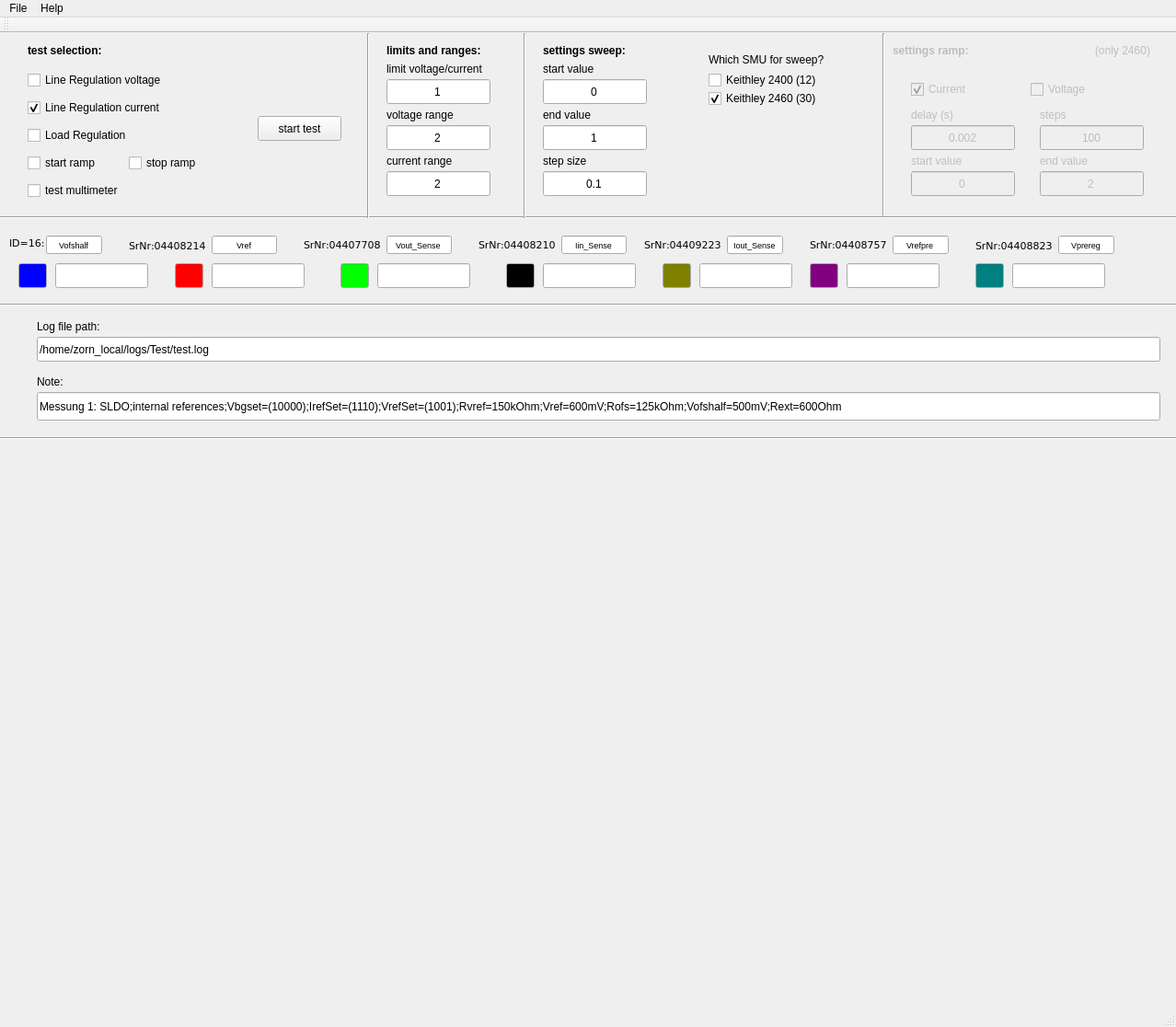
<?xml version="1.0" encoding="UTF-8"?>
<ui version="4.0">
 <class>gpib</class>
 <widget class="QMainWindow" name="gpib">
  <property name="enabled">
   <bool>true</bool>
  </property>
  <property name="geometry">
   <rect>
    <x>0</x>
    <y>0</y>
    <width>1278</width>
    <height>1116</height>
   </rect>
  </property>
  <property name="windowTitle">
   <string>Shuldo-Test 1.1a Fachhochschule Dortmund AG Karagounis</string>
  </property>
  <property name="windowIcon">
   <iconset resource="resources.qrc">
    <normaloff>:/res/commodore.ico</normaloff>:/res/commodore.ico</iconset>
  </property>
  <property name="toolTip">
   <string/>
  </property>
  <property name="toolTipDuration">
   <number>-1</number>
  </property>
  <property name="iconSize">
   <size>
    <width>32</width>
    <height>32</height>
   </size>
  </property>
  <widget class="QWidget" name="centralWidget">
   <widget class="QLineEdit" name="startLE">
    <property name="enabled">
     <bool>true</bool>
    </property>
    <property name="geometry">
     <rect>
      <x>590</x>
      <y>50</y>
      <width>113</width>
      <height>27</height>
     </rect>
    </property>
    <property name="text">
     <string>0</string>
    </property>
    <property name="alignment">
     <set>Qt::AlignCenter</set>
    </property>
   </widget>
   <widget class="QLineEdit" name="endLE">
    <property name="geometry">
     <rect>
      <x>590</x>
      <y>100</y>
      <width>113</width>
      <height>27</height>
     </rect>
    </property>
    <property name="text">
     <string>1</string>
    </property>
    <property name="alignment">
     <set>Qt::AlignCenter</set>
    </property>
   </widget>
   <widget class="QLineEdit" name="stepLE">
    <property name="geometry">
     <rect>
      <x>590</x>
      <y>150</y>
      <width>113</width>
      <height>27</height>
     </rect>
    </property>
    <property name="text">
     <string>0.1</string>
    </property>
    <property name="alignment">
     <set>Qt::AlignCenter</set>
    </property>
   </widget>
   <widget class="QLabel" name="label">
    <property name="geometry">
     <rect>
      <x>590</x>
      <y>30</y>
      <width>101</width>
      <height>17</height>
     </rect>
    </property>
    <property name="text">
     <string>start value</string>
    </property>
   </widget>
   <widget class="QLabel" name="label_2">
    <property name="geometry">
     <rect>
      <x>590</x>
      <y>80</y>
      <width>63</width>
      <height>17</height>
     </rect>
    </property>
    <property name="text">
     <string>end value</string>
    </property>
   </widget>
   <widget class="QLabel" name="label_3">
    <property name="geometry">
     <rect>
      <x>590</x>
      <y>130</y>
      <width>81</width>
      <height>17</height>
     </rect>
    </property>
    <property name="text">
     <string>step size</string>
    </property>
   </widget>
   <widget class="QLabel" name="label_4">
    <property name="geometry">
     <rect>
      <x>10</x>
      <y>220</y>
      <width>41</width>
      <height>17</height>
     </rect>
    </property>
    <property name="font">
     <font>
      <family>DejaVu Sans</family>
      <pointsize>8</pointsize>
     </font>
    </property>
    <property name="text">
     <string>&lt;html&gt;&lt;head/&gt;&lt;body&gt;&lt;p&gt;ID=16:&lt;/p&gt;&lt;/body&gt;&lt;/html&gt;</string>
    </property>
   </widget>
   <widget class="QLineEdit" name="n">
    <property name="geometry">
     <rect>
      <x>40</x>
      <y>330</y>
      <width>1221</width>
      <height>27</height>
     </rect>
    </property>
    <property name="text">
     <string>/home/zorn_local/logs/Test/test.log</string>
    </property>
   </widget>
   <widget class="QLabel" name="label_6">
    <property name="geometry">
     <rect>
      <x>40</x>
      <y>310</y>
      <width>131</width>
      <height>17</height>
     </rect>
    </property>
    <property name="text">
     <string>Log file path:</string>
    </property>
   </widget>
   <widget class="QwtPlot" name="plot">
    <property name="enabled">
     <bool>true</bool>
    </property>
    <property name="geometry">
     <rect>
      <x>30</x>
      <y>470</y>
      <width>1211</width>
      <height>541</height>
     </rect>
    </property>
    <property name="lineWidth">
     <number>3</number>
    </property>
    <property name="canvasBackground">
     <brush brushstyle="SolidPattern">
      <color alpha="255">
       <red>255</red>
       <green>255</green>
       <blue>255</blue>
      </color>
     </brush>
    </property>
   </widget>
   <widget class="QCheckBox" name="cb_k2460">
    <property name="geometry">
     <rect>
      <x>770</x>
      <y>60</y>
      <width>151</width>
      <height>22</height>
     </rect>
    </property>
    <property name="toolTip">
     <string>&lt;html&gt;&lt;head/&gt;&lt;body&gt;&lt;p&gt;Keithley 2460 wird verwendet&lt;/p&gt;&lt;/body&gt;&lt;/html&gt;</string>
    </property>
    <property name="text">
     <string>Keithley 2460 (30)</string>
    </property>
    <property name="checked">
     <bool>true</bool>
    </property>
   </widget>
   <widget class="QCheckBox" name="cb_k2400">
    <property name="geometry">
     <rect>
      <x>770</x>
      <y>40</y>
      <width>151</width>
      <height>22</height>
     </rect>
    </property>
    <property name="toolTip">
     <string>&lt;html&gt;&lt;head/&gt;&lt;body&gt;&lt;p&gt;Keithley 2400 wird verwendet&lt;/p&gt;&lt;/body&gt;&lt;/html&gt;</string>
    </property>
    <property name="text">
     <string>Keithley 2400 (12)</string>
    </property>
    <property name="checked">
     <bool>false</bool>
    </property>
   </widget>
   <widget class="QLabel" name="label_9">
    <property name="geometry">
     <rect>
      <x>770</x>
      <y>20</y>
      <width>161</width>
      <height>17</height>
     </rect>
    </property>
    <property name="text">
     <string>Which SMU for sweep?</string>
    </property>
   </widget>
   <widget class="QLineEdit" name="Notiz_LE">
    <property name="geometry">
     <rect>
      <x>40</x>
      <y>390</y>
      <width>1221</width>
      <height>31</height>
     </rect>
    </property>
    <property name="text">
     <string>Messung 1: SLDO;internal references;Vbgset=(10000);IrefSet=(1110);VrefSet=(1001);Rvref=150kOhm;Vref=600mV;Rofs=125kOhm;Vofshalf=500mV;Rext=600Ohm</string>
    </property>
   </widget>
   <widget class="QLabel" name="label_10">
    <property name="geometry">
     <rect>
      <x>40</x>
      <y>370</y>
      <width>121</width>
      <height>17</height>
     </rect>
    </property>
    <property name="text">
     <string>Note:</string>
    </property>
   </widget>
   <widget class="Line" name="line">
    <property name="geometry">
     <rect>
      <x>0</x>
      <y>430</y>
      <width>1281</width>
      <height>20</height>
     </rect>
    </property>
    <property name="orientation">
     <enum>Qt::Horizontal</enum>
    </property>
   </widget>
   <widget class="Line" name="line_2">
    <property name="geometry">
     <rect>
      <x>950</x>
      <y>0</y>
      <width>20</width>
      <height>201</height>
     </rect>
    </property>
    <property name="orientation">
     <enum>Qt::Vertical</enum>
    </property>
   </widget>
   <widget class="Line" name="line_4">
    <property name="geometry">
     <rect>
      <x>-450</x>
      <y>190</y>
      <width>1741</width>
      <height>20</height>
     </rect>
    </property>
    <property name="orientation">
     <enum>Qt::Horizontal</enum>
    </property>
   </widget>
   <widget class="QLabel" name="label_16">
    <property name="geometry">
     <rect>
      <x>140</x>
      <y>220</y>
      <width>91</width>
      <height>21</height>
     </rect>
    </property>
    <property name="font">
     <font>
      <family>DejaVu Sans</family>
      <pointsize>8</pointsize>
     </font>
    </property>
    <property name="text">
     <string>SrNr:04408214</string>
    </property>
   </widget>
   <widget class="QLabel" name="label_17">
    <property name="geometry">
     <rect>
      <x>330</x>
      <y>220</y>
      <width>91</width>
      <height>20</height>
     </rect>
    </property>
    <property name="font">
     <font>
      <family>DejaVu Sans</family>
      <pointsize>8</pointsize>
     </font>
    </property>
    <property name="text">
     <string>SrNr:04407708</string>
    </property>
   </widget>
   <widget class="QLabel" name="label_18">
    <property name="geometry">
     <rect>
      <x>520</x>
      <y>220</y>
      <width>91</width>
      <height>20</height>
     </rect>
    </property>
    <property name="font">
     <font>
      <family>DejaVu Sans</family>
      <pointsize>8</pointsize>
     </font>
    </property>
    <property name="text">
     <string>SrNr:04408210</string>
    </property>
   </widget>
   <widget class="QLabel" name="label_20">
    <property name="geometry">
     <rect>
      <x>880</x>
      <y>220</y>
      <width>91</width>
      <height>20</height>
     </rect>
    </property>
    <property name="font">
     <font>
      <family>DejaVu Sans</family>
      <pointsize>8</pointsize>
     </font>
    </property>
    <property name="text">
     <string>SrNr:04408757</string>
    </property>
   </widget>
   <widget class="QLabel" name="label_21">
    <property name="geometry">
     <rect>
      <x>700</x>
      <y>220</y>
      <width>91</width>
      <height>20</height>
     </rect>
    </property>
    <property name="font">
     <font>
      <family>DejaVu Sans</family>
      <pointsize>8</pointsize>
     </font>
    </property>
    <property name="text">
     <string>SrNr:04409223</string>
    </property>
   </widget>
   <widget class="QLabel" name="label_22">
    <property name="geometry">
     <rect>
      <x>1060</x>
      <y>220</y>
      <width>91</width>
      <height>21</height>
     </rect>
    </property>
    <property name="font">
     <font>
      <family>DejaVu Sans</family>
      <pointsize>8</pointsize>
     </font>
    </property>
    <property name="text">
     <string>SrNr:04408823</string>
    </property>
   </widget>
   <widget class="QLineEdit" name="channel_names_le_16">
    <property name="geometry">
     <rect>
      <x>50</x>
      <y>220</y>
      <width>61</width>
      <height>20</height>
     </rect>
    </property>
    <property name="font">
     <font>
      <pointsize>7</pointsize>
     </font>
    </property>
    <property name="text">
     <string>Vofshalf</string>
    </property>
    <property name="alignment">
     <set>Qt::AlignCenter</set>
    </property>
   </widget>
   <widget class="QLineEdit" name="channel_names_le_18">
    <property name="geometry">
     <rect>
      <x>420</x>
      <y>220</y>
      <width>71</width>
      <height>20</height>
     </rect>
    </property>
    <property name="font">
     <font>
      <pointsize>7</pointsize>
     </font>
    </property>
    <property name="text">
     <string>Vout_Sense</string>
    </property>
    <property name="alignment">
     <set>Qt::AlignCenter</set>
    </property>
   </widget>
   <widget class="QLineEdit" name="channel_names_le_20">
    <property name="geometry">
     <rect>
      <x>790</x>
      <y>220</y>
      <width>61</width>
      <height>20</height>
     </rect>
    </property>
    <property name="font">
     <font>
      <pointsize>7</pointsize>
     </font>
    </property>
    <property name="text">
     <string>Iout_Sense</string>
    </property>
    <property name="alignment">
     <set>Qt::AlignCenter</set>
    </property>
   </widget>
   <widget class="QLineEdit" name="channel_names_le_22">
    <property name="geometry">
     <rect>
      <x>1150</x>
      <y>220</y>
      <width>61</width>
      <height>20</height>
     </rect>
    </property>
    <property name="font">
     <font>
      <pointsize>7</pointsize>
     </font>
    </property>
    <property name="text">
     <string>Vprereg</string>
    </property>
    <property name="alignment">
     <set>Qt::AlignCenter</set>
    </property>
   </widget>
   <widget class="QLineEdit" name="channel_names_le_17">
    <property name="geometry">
     <rect>
      <x>230</x>
      <y>220</y>
      <width>71</width>
      <height>20</height>
     </rect>
    </property>
    <property name="font">
     <font>
      <pointsize>7</pointsize>
     </font>
    </property>
    <property name="text">
     <string>Vref</string>
    </property>
    <property name="alignment">
     <set>Qt::AlignCenter</set>
    </property>
   </widget>
   <widget class="QLineEdit" name="channel_names_le_19">
    <property name="geometry">
     <rect>
      <x>610</x>
      <y>220</y>
      <width>71</width>
      <height>20</height>
     </rect>
    </property>
    <property name="font">
     <font>
      <pointsize>7</pointsize>
     </font>
    </property>
    <property name="text">
     <string>Iin_Sense</string>
    </property>
    <property name="alignment">
     <set>Qt::AlignCenter</set>
    </property>
   </widget>
   <widget class="QLineEdit" name="channel_names_le_21">
    <property name="geometry">
     <rect>
      <x>970</x>
      <y>220</y>
      <width>61</width>
      <height>20</height>
     </rect>
    </property>
    <property name="font">
     <font>
      <pointsize>7</pointsize>
     </font>
    </property>
    <property name="text">
     <string>Vrefpre</string>
    </property>
    <property name="alignment">
     <set>Qt::AlignCenter</set>
    </property>
   </widget>
   <widget class="QLabel" name="label_23">
    <property name="enabled">
     <bool>false</bool>
    </property>
    <property name="geometry">
     <rect>
      <x>970</x>
      <y>10</y>
      <width>131</width>
      <height>17</height>
     </rect>
    </property>
    <property name="font">
     <font>
      <weight>75</weight>
      <bold>true</bold>
     </font>
    </property>
    <property name="text">
     <string>settings ramp:</string>
    </property>
   </widget>
   <widget class="QLineEdit" name="ramp_delay_le">
    <property name="enabled">
     <bool>false</bool>
    </property>
    <property name="geometry">
     <rect>
      <x>990</x>
      <y>100</y>
      <width>113</width>
      <height>27</height>
     </rect>
    </property>
    <property name="text">
     <string>0.002</string>
    </property>
    <property name="alignment">
     <set>Qt::AlignCenter</set>
    </property>
   </widget>
   <widget class="QLineEdit" name="ramp_start_le">
    <property name="enabled">
     <bool>false</bool>
    </property>
    <property name="geometry">
     <rect>
      <x>990</x>
      <y>150</y>
      <width>113</width>
      <height>27</height>
     </rect>
    </property>
    <property name="text">
     <string>0</string>
    </property>
    <property name="alignment">
     <set>Qt::AlignCenter</set>
    </property>
   </widget>
   <widget class="QLineEdit" name="ramp_step_le">
    <property name="enabled">
     <bool>false</bool>
    </property>
    <property name="geometry">
     <rect>
      <x>1130</x>
      <y>100</y>
      <width>113</width>
      <height>27</height>
     </rect>
    </property>
    <property name="text">
     <string>100</string>
    </property>
    <property name="alignment">
     <set>Qt::AlignCenter</set>
    </property>
   </widget>
   <widget class="QLineEdit" name="ramp_end_le">
    <property name="enabled">
     <bool>false</bool>
    </property>
    <property name="geometry">
     <rect>
      <x>1130</x>
      <y>150</y>
      <width>113</width>
      <height>27</height>
     </rect>
    </property>
    <property name="text">
     <string>2</string>
    </property>
    <property name="alignment">
     <set>Qt::AlignCenter</set>
    </property>
   </widget>
   <widget class="QCheckBox" name="cb_ramp_current">
    <property name="enabled">
     <bool>false</bool>
    </property>
    <property name="geometry">
     <rect>
      <x>990</x>
      <y>50</y>
      <width>151</width>
      <height>22</height>
     </rect>
    </property>
    <property name="toolTip">
     <string>&lt;html&gt;&lt;head/&gt;&lt;body&gt;&lt;p&gt;Keithley 2400 wird verwendet&lt;/p&gt;&lt;/body&gt;&lt;/html&gt;</string>
    </property>
    <property name="text">
     <string>Current</string>
    </property>
    <property name="checked">
     <bool>true</bool>
    </property>
   </widget>
   <widget class="QCheckBox" name="cb_ramp_voltage">
    <property name="enabled">
     <bool>false</bool>
    </property>
    <property name="geometry">
     <rect>
      <x>1120</x>
      <y>50</y>
      <width>151</width>
      <height>22</height>
     </rect>
    </property>
    <property name="toolTip">
     <string>&lt;html&gt;&lt;head/&gt;&lt;body&gt;&lt;p&gt;Keithley 2400 wird verwendet&lt;/p&gt;&lt;/body&gt;&lt;/html&gt;</string>
    </property>
    <property name="text">
     <string>Voltage</string>
    </property>
    <property name="checked">
     <bool>false</bool>
    </property>
   </widget>
   <widget class="QLabel" name="label_24">
    <property name="enabled">
     <bool>false</bool>
    </property>
    <property name="geometry">
     <rect>
      <x>990</x>
      <y>80</y>
      <width>131</width>
      <height>17</height>
     </rect>
    </property>
    <property name="text">
     <string>delay (s)</string>
    </property>
   </widget>
   <widget class="QLabel" name="label_25">
    <property name="enabled">
     <bool>false</bool>
    </property>
    <property name="geometry">
     <rect>
      <x>1130</x>
      <y>130</y>
      <width>131</width>
      <height>17</height>
     </rect>
    </property>
    <property name="text">
     <string>end value</string>
    </property>
   </widget>
   <widget class="QLabel" name="label_26">
    <property name="enabled">
     <bool>false</bool>
    </property>
    <property name="geometry">
     <rect>
      <x>990</x>
      <y>130</y>
      <width>131</width>
      <height>17</height>
     </rect>
    </property>
    <property name="text">
     <string>start value</string>
    </property>
   </widget>
   <widget class="QLabel" name="label_27">
    <property name="enabled">
     <bool>false</bool>
    </property>
    <property name="geometry">
     <rect>
      <x>1130</x>
      <y>80</y>
      <width>131</width>
      <height>17</height>
     </rect>
    </property>
    <property name="text">
     <string>steps</string>
    </property>
   </widget>
   <widget class="QLabel" name="label_28">
    <property name="enabled">
     <bool>false</bool>
    </property>
    <property name="geometry">
     <rect>
      <x>1190</x>
      <y>10</y>
      <width>131</width>
      <height>17</height>
     </rect>
    </property>
    <property name="text">
     <string>(only 2460)</string>
    </property>
   </widget>
   <widget class="QPushButton" name="start_button">
    <property name="enabled">
     <bool>true</bool>
    </property>
    <property name="geometry">
     <rect>
      <x>280</x>
      <y>90</y>
      <width>91</width>
      <height>27</height>
     </rect>
    </property>
    <property name="toolTip">
     <string/>
    </property>
    <property name="text">
     <string>start test</string>
    </property>
   </widget>
   <widget class="Line" name="line_3">
    <property name="geometry">
     <rect>
      <x>0</x>
      <y>280</y>
      <width>1281</width>
      <height>31</height>
     </rect>
    </property>
    <property name="orientation">
     <enum>Qt::Horizontal</enum>
    </property>
   </widget>
   <widget class="QLabel" name="label_29">
    <property name="geometry">
     <rect>
      <x>590</x>
      <y>10</y>
      <width>131</width>
      <height>17</height>
     </rect>
    </property>
    <property name="font">
     <font>
      <weight>75</weight>
      <bold>true</bold>
     </font>
    </property>
    <property name="text">
     <string>settings sweep:</string>
    </property>
   </widget>
   <widget class="Line" name="line_5">
    <property name="geometry">
     <rect>
      <x>390</x>
      <y>0</y>
      <width>20</width>
      <height>201</height>
     </rect>
    </property>
    <property name="orientation">
     <enum>Qt::Vertical</enum>
    </property>
   </widget>
   <widget class="QLabel" name="label_30">
    <property name="geometry">
     <rect>
      <x>30</x>
      <y>10</y>
      <width>131</width>
      <height>17</height>
     </rect>
    </property>
    <property name="font">
     <font>
      <weight>75</weight>
      <bold>true</bold>
     </font>
    </property>
    <property name="text">
     <string>test selection:</string>
    </property>
   </widget>
   <widget class="QCheckBox" name="cb_linereg_vol">
    <property name="geometry">
     <rect>
      <x>30</x>
      <y>40</y>
      <width>181</width>
      <height>22</height>
     </rect>
    </property>
    <property name="toolTip">
     <string/>
    </property>
    <property name="text">
     <string>Line Regulation voltage</string>
    </property>
    <property name="checked">
     <bool>false</bool>
    </property>
   </widget>
   <widget class="QCheckBox" name="cb_linereg_curr">
    <property name="geometry">
     <rect>
      <x>30</x>
      <y>70</y>
      <width>181</width>
      <height>22</height>
     </rect>
    </property>
    <property name="toolTip">
     <string/>
    </property>
    <property name="text">
     <string>Line Regulation current</string>
    </property>
    <property name="checked">
     <bool>true</bool>
    </property>
   </widget>
   <widget class="QCheckBox" name="cb_loadreg">
    <property name="geometry">
     <rect>
      <x>30</x>
      <y>100</y>
      <width>151</width>
      <height>22</height>
     </rect>
    </property>
    <property name="toolTip">
     <string/>
    </property>
    <property name="text">
     <string>Load Regulation</string>
    </property>
    <property name="checked">
     <bool>false</bool>
    </property>
   </widget>
   <widget class="QCheckBox" name="cb_start_ramp">
    <property name="geometry">
     <rect>
      <x>30</x>
      <y>130</y>
      <width>151</width>
      <height>22</height>
     </rect>
    </property>
    <property name="toolTip">
     <string/>
    </property>
    <property name="text">
     <string>start ramp</string>
    </property>
    <property name="checked">
     <bool>false</bool>
    </property>
   </widget>
   <widget class="QCheckBox" name="cb_test_mult">
    <property name="geometry">
     <rect>
      <x>30</x>
      <y>160</y>
      <width>151</width>
      <height>22</height>
     </rect>
    </property>
    <property name="toolTip">
     <string/>
    </property>
    <property name="text">
     <string>test multimeter</string>
    </property>
    <property name="checked">
     <bool>false</bool>
    </property>
   </widget>
   <widget class="QLineEdit" name="outkeith">
    <property name="geometry">
     <rect>
      <x>60</x>
      <y>250</y>
      <width>101</width>
      <height>27</height>
     </rect>
    </property>
    <property name="text">
     <string/>
    </property>
   </widget>
   <widget class="QLineEdit" name="outkeith2">
    <property name="geometry">
     <rect>
      <x>230</x>
      <y>250</y>
      <width>101</width>
      <height>27</height>
     </rect>
    </property>
    <property name="text">
     <string/>
    </property>
   </widget>
   <widget class="QLineEdit" name="outkeith3">
    <property name="geometry">
     <rect>
      <x>410</x>
      <y>250</y>
      <width>101</width>
      <height>27</height>
     </rect>
    </property>
    <property name="text">
     <string/>
    </property>
   </widget>
   <widget class="QLineEdit" name="outkeith4">
    <property name="geometry">
     <rect>
      <x>590</x>
      <y>250</y>
      <width>101</width>
      <height>27</height>
     </rect>
    </property>
    <property name="text">
     <string/>
    </property>
   </widget>
   <widget class="QLineEdit" name="outkeith5">
    <property name="geometry">
     <rect>
      <x>760</x>
      <y>250</y>
      <width>101</width>
      <height>27</height>
     </rect>
    </property>
    <property name="text">
     <string/>
    </property>
   </widget>
   <widget class="QLineEdit" name="outkeith6">
    <property name="geometry">
     <rect>
      <x>920</x>
      <y>250</y>
      <width>101</width>
      <height>27</height>
     </rect>
    </property>
    <property name="text">
     <string/>
    </property>
   </widget>
   <widget class="QLineEdit" name="outkeith7">
    <property name="geometry">
     <rect>
      <x>1100</x>
      <y>250</y>
      <width>101</width>
      <height>27</height>
     </rect>
    </property>
    <property name="text">
     <string/>
    </property>
   </widget>
   <widget class="QLineEdit" name="keith1_color">
    <property name="geometry">
     <rect>
      <x>20</x>
      <y>250</y>
      <width>31</width>
      <height>27</height>
     </rect>
    </property>
    <property name="palette">
     <palette>
      <active>
       <colorrole role="WindowText">
        <brush brushstyle="SolidPattern">
         <color alpha="255">
          <red>0</red>
          <green>0</green>
          <blue>0</blue>
         </color>
        </brush>
       </colorrole>
       <colorrole role="Button">
        <brush brushstyle="SolidPattern">
         <color alpha="255">
          <red>235</red>
          <green>235</green>
          <blue>237</blue>
         </color>
        </brush>
       </colorrole>
       <colorrole role="Light">
        <brush brushstyle="SolidPattern">
         <color alpha="255">
          <red>255</red>
          <green>255</green>
          <blue>255</blue>
         </color>
        </brush>
       </colorrole>
       <colorrole role="Midlight">
        <brush brushstyle="SolidPattern">
         <color alpha="255">
          <red>245</red>
          <green>245</green>
          <blue>246</blue>
         </color>
        </brush>
       </colorrole>
       <colorrole role="Dark">
        <brush brushstyle="SolidPattern">
         <color alpha="255">
          <red>117</red>
          <green>117</green>
          <blue>118</blue>
         </color>
        </brush>
       </colorrole>
       <colorrole role="Mid">
        <brush brushstyle="SolidPattern">
         <color alpha="255">
          <red>157</red>
          <green>157</green>
          <blue>158</blue>
         </color>
        </brush>
       </colorrole>
       <colorrole role="Text">
        <brush brushstyle="SolidPattern">
         <color alpha="255">
          <red>0</red>
          <green>0</green>
          <blue>0</blue>
         </color>
        </brush>
       </colorrole>
       <colorrole role="BrightText">
        <brush brushstyle="SolidPattern">
         <color alpha="255">
          <red>255</red>
          <green>255</green>
          <blue>255</blue>
         </color>
        </brush>
       </colorrole>
       <colorrole role="ButtonText">
        <brush brushstyle="SolidPattern">
         <color alpha="255">
          <red>0</red>
          <green>0</green>
          <blue>0</blue>
         </color>
        </brush>
       </colorrole>
       <colorrole role="Base">
        <brush brushstyle="SolidPattern">
         <color alpha="255">
          <red>0</red>
          <green>0</green>
          <blue>255</blue>
         </color>
        </brush>
       </colorrole>
       <colorrole role="Window">
        <brush brushstyle="SolidPattern">
         <color alpha="255">
          <red>235</red>
          <green>235</green>
          <blue>237</blue>
         </color>
        </brush>
       </colorrole>
       <colorrole role="Shadow">
        <brush brushstyle="SolidPattern">
         <color alpha="255">
          <red>0</red>
          <green>0</green>
          <blue>0</blue>
         </color>
        </brush>
       </colorrole>
       <colorrole role="AlternateBase">
        <brush brushstyle="SolidPattern">
         <color alpha="255">
          <red>245</red>
          <green>245</green>
          <blue>246</blue>
         </color>
        </brush>
       </colorrole>
       <colorrole role="ToolTipBase">
        <brush brushstyle="SolidPattern">
         <color alpha="255">
          <red>255</red>
          <green>255</green>
          <blue>220</blue>
         </color>
        </brush>
       </colorrole>
       <colorrole role="ToolTipText">
        <brush brushstyle="SolidPattern">
         <color alpha="255">
          <red>0</red>
          <green>0</green>
          <blue>0</blue>
         </color>
        </brush>
       </colorrole>
      </active>
      <inactive>
       <colorrole role="WindowText">
        <brush brushstyle="SolidPattern">
         <color alpha="255">
          <red>0</red>
          <green>0</green>
          <blue>0</blue>
         </color>
        </brush>
       </colorrole>
       <colorrole role="Button">
        <brush brushstyle="SolidPattern">
         <color alpha="255">
          <red>235</red>
          <green>235</green>
          <blue>237</blue>
         </color>
        </brush>
       </colorrole>
       <colorrole role="Light">
        <brush brushstyle="SolidPattern">
         <color alpha="255">
          <red>255</red>
          <green>255</green>
          <blue>255</blue>
         </color>
        </brush>
       </colorrole>
       <colorrole role="Midlight">
        <brush brushstyle="SolidPattern">
         <color alpha="255">
          <red>245</red>
          <green>245</green>
          <blue>246</blue>
         </color>
        </brush>
       </colorrole>
       <colorrole role="Dark">
        <brush brushstyle="SolidPattern">
         <color alpha="255">
          <red>117</red>
          <green>117</green>
          <blue>118</blue>
         </color>
        </brush>
       </colorrole>
       <colorrole role="Mid">
        <brush brushstyle="SolidPattern">
         <color alpha="255">
          <red>157</red>
          <green>157</green>
          <blue>158</blue>
         </color>
        </brush>
       </colorrole>
       <colorrole role="Text">
        <brush brushstyle="SolidPattern">
         <color alpha="255">
          <red>0</red>
          <green>0</green>
          <blue>0</blue>
         </color>
        </brush>
       </colorrole>
       <colorrole role="BrightText">
        <brush brushstyle="SolidPattern">
         <color alpha="255">
          <red>255</red>
          <green>255</green>
          <blue>255</blue>
         </color>
        </brush>
       </colorrole>
       <colorrole role="ButtonText">
        <brush brushstyle="SolidPattern">
         <color alpha="255">
          <red>0</red>
          <green>0</green>
          <blue>0</blue>
         </color>
        </brush>
       </colorrole>
       <colorrole role="Base">
        <brush brushstyle="SolidPattern">
         <color alpha="255">
          <red>0</red>
          <green>0</green>
          <blue>255</blue>
         </color>
        </brush>
       </colorrole>
       <colorrole role="Window">
        <brush brushstyle="SolidPattern">
         <color alpha="255">
          <red>235</red>
          <green>235</green>
          <blue>237</blue>
         </color>
        </brush>
       </colorrole>
       <colorrole role="Shadow">
        <brush brushstyle="SolidPattern">
         <color alpha="255">
          <red>0</red>
          <green>0</green>
          <blue>0</blue>
         </color>
        </brush>
       </colorrole>
       <colorrole role="AlternateBase">
        <brush brushstyle="SolidPattern">
         <color alpha="255">
          <red>245</red>
          <green>245</green>
          <blue>246</blue>
         </color>
        </brush>
       </colorrole>
       <colorrole role="ToolTipBase">
        <brush brushstyle="SolidPattern">
         <color alpha="255">
          <red>255</red>
          <green>255</green>
          <blue>220</blue>
         </color>
        </brush>
       </colorrole>
       <colorrole role="ToolTipText">
        <brush brushstyle="SolidPattern">
         <color alpha="255">
          <red>0</red>
          <green>0</green>
          <blue>0</blue>
         </color>
        </brush>
       </colorrole>
      </inactive>
      <disabled>
       <colorrole role="WindowText">
        <brush brushstyle="SolidPattern">
         <color alpha="255">
          <red>117</red>
          <green>117</green>
          <blue>118</blue>
         </color>
        </brush>
       </colorrole>
       <colorrole role="Button">
        <brush brushstyle="SolidPattern">
         <color alpha="255">
          <red>235</red>
          <green>235</green>
          <blue>237</blue>
         </color>
        </brush>
       </colorrole>
       <colorrole role="Light">
        <brush brushstyle="SolidPattern">
         <color alpha="255">
          <red>255</red>
          <green>255</green>
          <blue>255</blue>
         </color>
        </brush>
       </colorrole>
       <colorrole role="Midlight">
        <brush brushstyle="SolidPattern">
         <color alpha="255">
          <red>245</red>
          <green>245</green>
          <blue>246</blue>
         </color>
        </brush>
       </colorrole>
       <colorrole role="Dark">
        <brush brushstyle="SolidPattern">
         <color alpha="255">
          <red>117</red>
          <green>117</green>
          <blue>118</blue>
         </color>
        </brush>
       </colorrole>
       <colorrole role="Mid">
        <brush brushstyle="SolidPattern">
         <color alpha="255">
          <red>157</red>
          <green>157</green>
          <blue>158</blue>
         </color>
        </brush>
       </colorrole>
       <colorrole role="Text">
        <brush brushstyle="SolidPattern">
         <color alpha="255">
          <red>117</red>
          <green>117</green>
          <blue>118</blue>
         </color>
        </brush>
       </colorrole>
       <colorrole role="BrightText">
        <brush brushstyle="SolidPattern">
         <color alpha="255">
          <red>255</red>
          <green>255</green>
          <blue>255</blue>
         </color>
        </brush>
       </colorrole>
       <colorrole role="ButtonText">
        <brush brushstyle="SolidPattern">
         <color alpha="255">
          <red>117</red>
          <green>117</green>
          <blue>118</blue>
         </color>
        </brush>
       </colorrole>
       <colorrole role="Base">
        <brush brushstyle="SolidPattern">
         <color alpha="255">
          <red>235</red>
          <green>235</green>
          <blue>237</blue>
         </color>
        </brush>
       </colorrole>
       <colorrole role="Window">
        <brush brushstyle="SolidPattern">
         <color alpha="255">
          <red>235</red>
          <green>235</green>
          <blue>237</blue>
         </color>
        </brush>
       </colorrole>
       <colorrole role="Shadow">
        <brush brushstyle="SolidPattern">
         <color alpha="255">
          <red>0</red>
          <green>0</green>
          <blue>0</blue>
         </color>
        </brush>
       </colorrole>
       <colorrole role="AlternateBase">
        <brush brushstyle="SolidPattern">
         <color alpha="255">
          <red>235</red>
          <green>235</green>
          <blue>237</blue>
         </color>
        </brush>
       </colorrole>
       <colorrole role="ToolTipBase">
        <brush brushstyle="SolidPattern">
         <color alpha="255">
          <red>255</red>
          <green>255</green>
          <blue>220</blue>
         </color>
        </brush>
       </colorrole>
       <colorrole role="ToolTipText">
        <brush brushstyle="SolidPattern">
         <color alpha="255">
          <red>0</red>
          <green>0</green>
          <blue>0</blue>
         </color>
        </brush>
       </colorrole>
      </disabled>
     </palette>
    </property>
    <property name="text">
     <string/>
    </property>
   </widget>
   <widget class="QLineEdit" name="keith1_color_2">
    <property name="geometry">
     <rect>
      <x>190</x>
      <y>250</y>
      <width>31</width>
      <height>27</height>
     </rect>
    </property>
    <property name="palette">
     <palette>
      <active>
       <colorrole role="Base">
        <brush brushstyle="SolidPattern">
         <color alpha="255">
          <red>255</red>
          <green>0</green>
          <blue>0</blue>
         </color>
        </brush>
       </colorrole>
      </active>
      <inactive>
       <colorrole role="Base">
        <brush brushstyle="SolidPattern">
         <color alpha="255">
          <red>255</red>
          <green>0</green>
          <blue>0</blue>
         </color>
        </brush>
       </colorrole>
      </inactive>
      <disabled>
       <colorrole role="Base">
        <brush brushstyle="SolidPattern">
         <color alpha="255">
          <red>255</red>
          <green>255</green>
          <blue>255</blue>
         </color>
        </brush>
       </colorrole>
      </disabled>
     </palette>
    </property>
    <property name="text">
     <string/>
    </property>
   </widget>
   <widget class="QLineEdit" name="keith1_color_3">
    <property name="geometry">
     <rect>
      <x>370</x>
      <y>250</y>
      <width>31</width>
      <height>27</height>
     </rect>
    </property>
    <property name="palette">
     <palette>
      <active>
       <colorrole role="Base">
        <brush brushstyle="SolidPattern">
         <color alpha="255">
          <red>0</red>
          <green>255</green>
          <blue>0</blue>
         </color>
        </brush>
       </colorrole>
      </active>
      <inactive>
       <colorrole role="Base">
        <brush brushstyle="SolidPattern">
         <color alpha="255">
          <red>0</red>
          <green>255</green>
          <blue>0</blue>
         </color>
        </brush>
       </colorrole>
      </inactive>
      <disabled>
       <colorrole role="Base">
        <brush brushstyle="SolidPattern">
         <color alpha="255">
          <red>255</red>
          <green>255</green>
          <blue>255</blue>
         </color>
        </brush>
       </colorrole>
      </disabled>
     </palette>
    </property>
    <property name="text">
     <string/>
    </property>
   </widget>
   <widget class="QLineEdit" name="keith1_color_4">
    <property name="geometry">
     <rect>
      <x>550</x>
      <y>250</y>
      <width>31</width>
      <height>27</height>
     </rect>
    </property>
    <property name="palette">
     <palette>
      <active>
       <colorrole role="Base">
        <brush brushstyle="SolidPattern">
         <color alpha="255">
          <red>0</red>
          <green>0</green>
          <blue>0</blue>
         </color>
        </brush>
       </colorrole>
      </active>
      <inactive>
       <colorrole role="Base">
        <brush brushstyle="SolidPattern">
         <color alpha="255">
          <red>0</red>
          <green>0</green>
          <blue>0</blue>
         </color>
        </brush>
       </colorrole>
      </inactive>
      <disabled>
       <colorrole role="Base">
        <brush brushstyle="SolidPattern">
         <color alpha="255">
          <red>255</red>
          <green>255</green>
          <blue>255</blue>
         </color>
        </brush>
       </colorrole>
      </disabled>
     </palette>
    </property>
    <property name="text">
     <string/>
    </property>
   </widget>
   <widget class="QLineEdit" name="keith1_color_5">
    <property name="geometry">
     <rect>
      <x>720</x>
      <y>250</y>
      <width>31</width>
      <height>27</height>
     </rect>
    </property>
    <property name="palette">
     <palette>
      <active>
       <colorrole role="Base">
        <brush brushstyle="SolidPattern">
         <color alpha="255">
          <red>128</red>
          <green>128</green>
          <blue>0</blue>
         </color>
        </brush>
       </colorrole>
      </active>
      <inactive>
       <colorrole role="Base">
        <brush brushstyle="SolidPattern">
         <color alpha="255">
          <red>128</red>
          <green>128</green>
          <blue>0</blue>
         </color>
        </brush>
       </colorrole>
      </inactive>
      <disabled>
       <colorrole role="Base">
        <brush brushstyle="SolidPattern">
         <color alpha="255">
          <red>255</red>
          <green>255</green>
          <blue>255</blue>
         </color>
        </brush>
       </colorrole>
      </disabled>
     </palette>
    </property>
    <property name="text">
     <string/>
    </property>
   </widget>
   <widget class="QLineEdit" name="keith1_color_6">
    <property name="geometry">
     <rect>
      <x>880</x>
      <y>250</y>
      <width>31</width>
      <height>27</height>
     </rect>
    </property>
    <property name="palette">
     <palette>
      <active>
       <colorrole role="Base">
        <brush brushstyle="SolidPattern">
         <color alpha="255">
          <red>128</red>
          <green>0</green>
          <blue>128</blue>
         </color>
        </brush>
       </colorrole>
      </active>
      <inactive>
       <colorrole role="Base">
        <brush brushstyle="SolidPattern">
         <color alpha="255">
          <red>128</red>
          <green>0</green>
          <blue>128</blue>
         </color>
        </brush>
       </colorrole>
      </inactive>
      <disabled>
       <colorrole role="Base">
        <brush brushstyle="SolidPattern">
         <color alpha="255">
          <red>255</red>
          <green>255</green>
          <blue>255</blue>
         </color>
        </brush>
       </colorrole>
      </disabled>
     </palette>
    </property>
    <property name="text">
     <string/>
    </property>
   </widget>
   <widget class="QLineEdit" name="keith1_color_7">
    <property name="geometry">
     <rect>
      <x>1060</x>
      <y>250</y>
      <width>31</width>
      <height>27</height>
     </rect>
    </property>
    <property name="palette">
     <palette>
      <active>
       <colorrole role="Base">
        <brush brushstyle="SolidPattern">
         <color alpha="255">
          <red>0</red>
          <green>128</green>
          <blue>128</blue>
         </color>
        </brush>
       </colorrole>
      </active>
      <inactive>
       <colorrole role="Base">
        <brush brushstyle="SolidPattern">
         <color alpha="255">
          <red>0</red>
          <green>128</green>
          <blue>128</blue>
         </color>
        </brush>
       </colorrole>
      </inactive>
      <disabled>
       <colorrole role="Base">
        <brush brushstyle="SolidPattern">
         <color alpha="255">
          <red>255</red>
          <green>255</green>
          <blue>255</blue>
         </color>
        </brush>
       </colorrole>
      </disabled>
     </palette>
    </property>
    <property name="text">
     <string/>
    </property>
   </widget>
   <widget class="QLineEdit" name="vrangeLE">
    <property name="geometry">
     <rect>
      <x>420</x>
      <y>100</y>
      <width>113</width>
      <height>27</height>
     </rect>
    </property>
    <property name="text">
     <string>2</string>
    </property>
    <property name="alignment">
     <set>Qt::AlignCenter</set>
    </property>
   </widget>
   <widget class="QLabel" name="label_5">
    <property name="geometry">
     <rect>
      <x>420</x>
      <y>80</y>
      <width>151</width>
      <height>17</height>
     </rect>
    </property>
    <property name="text">
     <string>voltage range</string>
    </property>
   </widget>
   <widget class="QCheckBox" name="cb_stop_ramp">
    <property name="geometry">
     <rect>
      <x>140</x>
      <y>130</y>
      <width>151</width>
      <height>22</height>
     </rect>
    </property>
    <property name="toolTip">
     <string/>
    </property>
    <property name="text">
     <string>stop ramp</string>
    </property>
    <property name="checked">
     <bool>false</bool>
    </property>
   </widget>
   <widget class="QLabel" name="label_7">
    <property name="geometry">
     <rect>
      <x>420</x>
      <y>130</y>
      <width>151</width>
      <height>17</height>
     </rect>
    </property>
    <property name="text">
     <string>current range</string>
    </property>
   </widget>
   <widget class="QLineEdit" name="crangeLE">
    <property name="geometry">
     <rect>
      <x>420</x>
      <y>150</y>
      <width>113</width>
      <height>27</height>
     </rect>
    </property>
    <property name="text">
     <string>2</string>
    </property>
    <property name="alignment">
     <set>Qt::AlignCenter</set>
    </property>
   </widget>
   <widget class="QLabel" name="label_8">
    <property name="geometry">
     <rect>
      <x>420</x>
      <y>30</y>
      <width>151</width>
      <height>17</height>
     </rect>
    </property>
    <property name="text">
     <string>limit voltage/current</string>
    </property>
   </widget>
   <widget class="QLineEdit" name="limitLE">
    <property name="geometry">
     <rect>
      <x>420</x>
      <y>50</y>
      <width>113</width>
      <height>27</height>
     </rect>
    </property>
    <property name="text">
     <string>1</string>
    </property>
    <property name="alignment">
     <set>Qt::AlignCenter</set>
    </property>
   </widget>
   <widget class="Line" name="line_6">
    <property name="geometry">
     <rect>
      <x>560</x>
      <y>0</y>
      <width>20</width>
      <height>201</height>
     </rect>
    </property>
    <property name="orientation">
     <enum>Qt::Vertical</enum>
    </property>
   </widget>
   <widget class="QLabel" name="label_32">
    <property name="geometry">
     <rect>
      <x>420</x>
      <y>10</y>
      <width>141</width>
      <height>17</height>
     </rect>
    </property>
    <property name="font">
     <font>
      <weight>75</weight>
      <bold>true</bold>
     </font>
    </property>
    <property name="text">
     <string>limits and ranges:</string>
    </property>
   </widget>
  </widget>
  <widget class="QToolBar" name="mainToolBar">
   <attribute name="toolBarArea">
    <enum>TopToolBarArea</enum>
   </attribute>
   <attribute name="toolBarBreak">
    <bool>false</bool>
   </attribute>
  </widget>
  <widget class="QStatusBar" name="statusBar"/>
  <widget class="QMenuBar" name="menuBar">
   <property name="geometry">
    <rect>
     <x>0</x>
     <y>0</y>
     <width>1278</width>
     <height>25</height>
    </rect>
   </property>
   <widget class="QMenu" name="menuFile">
    <property name="title">
     <string>File</string>
    </property>
    <addaction name="actionOpen"/>
    <addaction name="actionExit"/>
   </widget>
   <widget class="QMenu" name="menuHelp">
    <property name="title">
     <string>Help</string>
    </property>
    <addaction name="actionAbout"/>
    <addaction name="actionTestchips"/>
   </widget>
   <addaction name="menuFile"/>
   <addaction name="menuHelp"/>
  </widget>
  <action name="actionOpen">
   <property name="icon">
    <iconset resource="resources.qrc">
     <normaloff>:/res/folder.png</normaloff>:/res/folder.png</iconset>
   </property>
   <property name="text">
    <string>Open</string>
   </property>
  </action>
  <action name="actionExit">
   <property name="icon">
    <iconset resource="resources.qrc">
     <normaloff>:/res/close-button-icon-8.jpg.png</normaloff>:/res/close-button-icon-8.jpg.png</iconset>
   </property>
   <property name="text">
    <string>Exit</string>
   </property>
  </action>
  <action name="actionAbout">
   <property name="text">
    <string>About</string>
   </property>
  </action>
  <action name="actionTestchips">
   <property name="text">
    <string>Testchips</string>
   </property>
  </action>
 </widget>
 <layoutdefault spacing="6" margin="11"/>
 <customwidgets>
  <customwidget>
   <class>QwtPlot</class>
   <extends>QFrame</extends>
   <header>qwt_plot.h</header>
  </customwidget>
 </customwidgets>
 <resources>
  <include location="resources.qrc"/>
 </resources>
 <connections/>
</ui>
